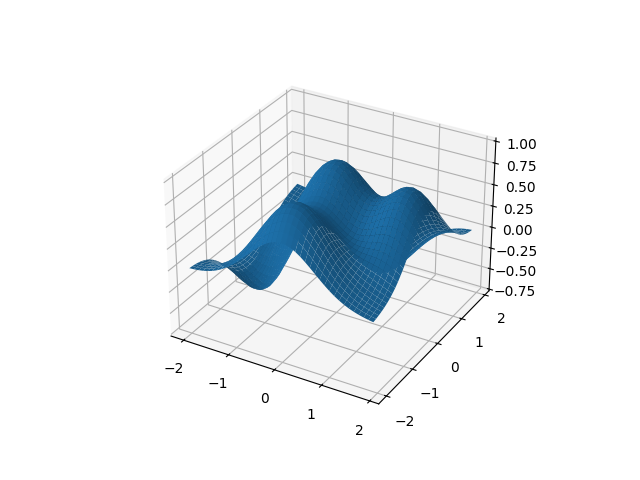

The Python source for this figure:
import numpy as np
import matplotlib.pyplot as plt
from mpl_toolkits.mplot3d import Axes3D
fig = plt.figure()
ax = fig.add_subplot(111, projection='3d')
X = np.arange(-2, 2, 0.1)
Y = np.arange(-2, 2, 0.1)
X, Y = np.meshgrid(X, Y)
def f(x, y):
 return (1 - y**5 + x**5) * np.exp(-x**2 - y**2)
Z = f(X, Y)
ax.plot_surface(X, Y, Z, rstride=1, cstride=1)
plt.show()
